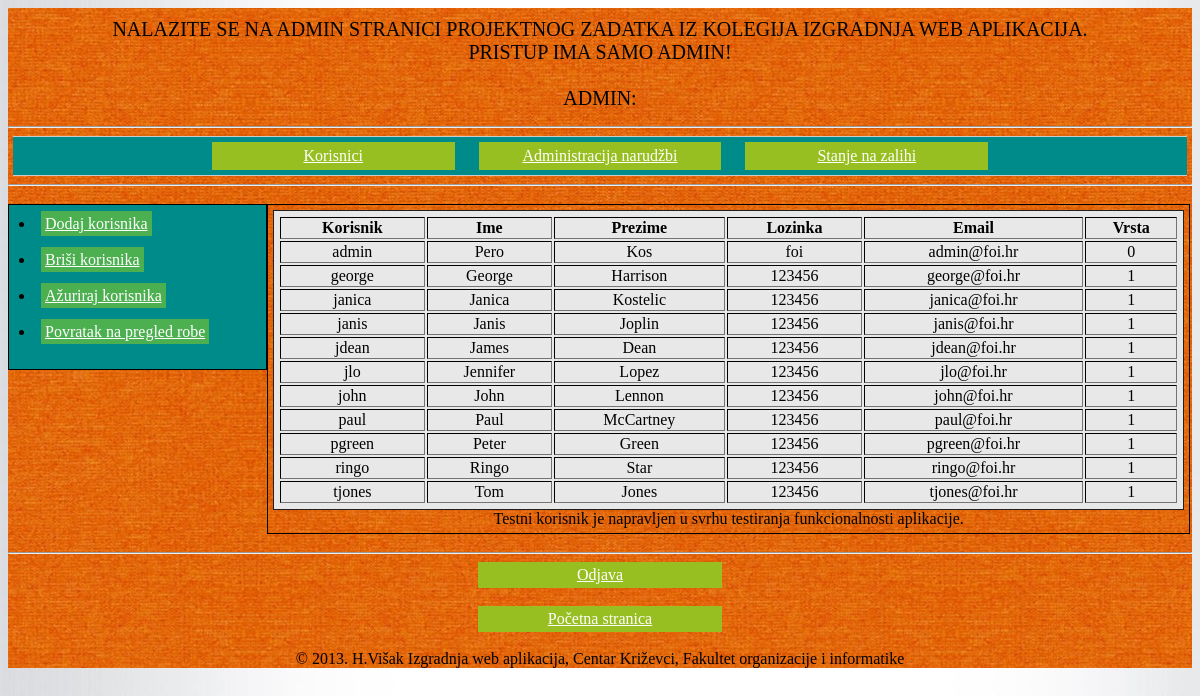
/admin_usera.php (signed in), run on the app's committed database.
### tables this page shows
CREATE TABLE `korisnik` (
  `korisnik` varchar(15) NOT NULL DEFAULT ' ',
  `ime` varchar(15) NOT NULL,
  `prezime` varchar(20) NOT NULL,
  `lozinka` varchar(10) NOT NULL,
  `email` varchar(40) DEFAULT NULL,
  `vrsta` int(11) NOT NULL,
  PRIMARY KEY (`korisnik`) USING BTREE,
  KEY `FK_korisnik_1` (`vrsta`),
  CONSTRAINT `FK_korisnik_1` FOREIGN KEY (`vrsta`) REFERENCES `vrsta_korisnika` (`vrsta`) ON DELETE NO ACTION ON UPDATE CASCADE
);

### funkcije.php (the view, shortened to what this page needs)
			  <?php echo "</table>";
function pregledKorisnika () {
	global $con;
			$result = mysqli_query($con,"SELECT * FROM KORISNIK");
			echo "<table class='pregled_robe' border='1' width='100%' align='center'>
			<tr>
			<th>Korisnik</th><th>Ime</th><th>Prezime</th><th>Lozinka</th><th>Email</th><th>Vrsta</th>
			</tr>";
			while($row = mysqli_fetch_array($result))
			  {
			  echo "<tr>";
			  echo "<td>" . $row['0'] . "</td>";
			  echo "<td>" . $row['1'] . "</td>";
			  echo "<td>" . $row['2'] . "</td>";
			  echo "<td>" . $row['3'] . "</td>";
			  echo "<td>" . $row['4'] . "</td>";
			  echo "<td>" . $row['5'] . "</td>";
			  echo "</tr>";
			  }
			echo "</table>";
			echo "Testni korisnik je napravljen u svrhu testiranja funkcionalnosti aplikacije.";
}
?><center><?php

### css_oznake.css (style rules this page uses)
body { background: url('Slike/bg.png') 40% 0 scroll transparent; }
.pregled_robe { border-width: 1px; padding: 4px; border-color: #202020 ; border-style: solid; background-color: #E8E8E8 ; text-align: center; }

### data on the page
korisnik: korisnik "admin", ime "Pero", prezime "Kos", lozinka "foi", email "admin@foi.hr", vrsta "0"
korisnik: korisnik "george", ime "George", prezime "Harrison", lozinka "123456", email "george@foi.hr", vrsta "1"
korisnik: korisnik "janica", ime "Janica", prezime "Kostelic", lozinka "123456", email "janica@foi.hr", vrsta "1"
korisnik: korisnik "janis", ime "Janis", prezime "Joplin", lozinka "123456", email "janis@foi.hr", vrsta "1"
korisnik: korisnik "jdean", ime "James", prezime "Dean", lozinka "123456", email "jdean@foi.hr", vrsta "1"
korisnik: korisnik "jlo", ime "Jennifer", prezime "Lopez", lozinka "123456", email "jlo@foi.hr", vrsta "1"
korisnik: korisnik "john", ime "John", prezime "Lennon", lozinka "123456", email "john@foi.hr", vrsta "1"
korisnik: korisnik "paul", ime "Paul", prezime "McCartney", lozinka "123456", email "paul@foi.hr", vrsta "1"
korisnik: korisnik "pgreen", ime "Peter", prezime "Green", lozinka "123456", email "pgreen@foi.hr", vrsta "1"
korisnik: korisnik "ringo", ime "Ringo", prezime "Star", lozinka "123456", email "ringo@foi.hr", vrsta "1"
korisnik: korisnik "tjones", ime "Tom", prezime "Jones", lozinka "123456", email "tjones@foi.hr", vrsta "1"
